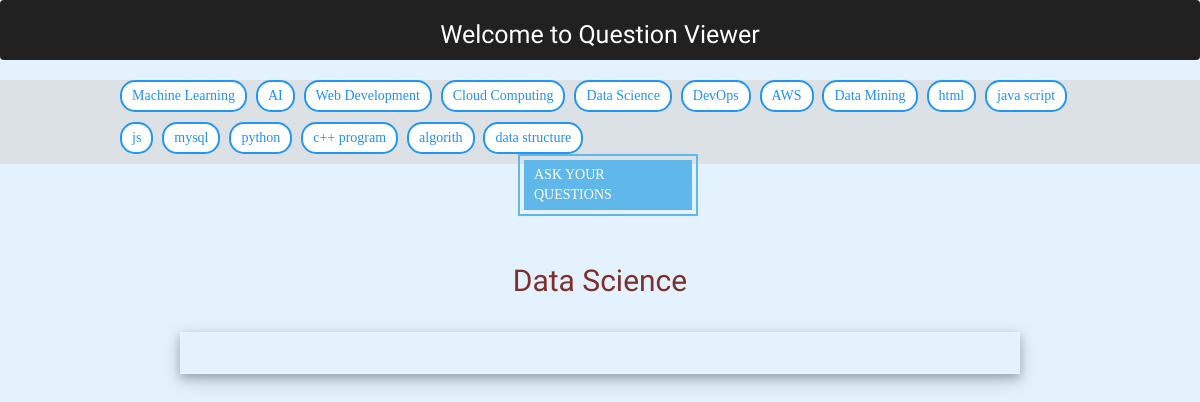
/questions/5/, run on the app's committed database.
### QuestionViewerApp/models.py (models this page shows)
class Group(models.Model):
    name = models.CharField(max_length=100)
    def __str__(self):
        return self.name

### QuestionViewerApp/views.py (the view)
# urls.py: path('<int:id>/', view_by_cat_button, name="detail"),
def view_by_cat_button(request, id, *args, **kwargs):
    grp_name = Group.objects.get(id=id)
    groups = Group.objects.all()
    questions = Question.objects.filter(group__id=id)
    context = {
        'grp_name': grp_name,
        'groups': groups,
        'questions': questions
        }
    return render(request, 'QuestionViewerApp/dashboard.html', context)

### QuestionViewerApp/templates/QuestionViewerApp/dashboard.html (shortened to what this page needs)
<!DOCTYPE html>
<html lang="en">
<head>
    <link rel="stylesheet" href="https://maxcdn.bootstrapcdn.com/bootstrap/3.3.7/css/bootstrap.min.css">
</head>
<body>
    <nav class="navbar navbar-light" style="background-color: #212121;">
        <div class="banner">
             <h1>Welcome to Question Viewer</h1>
        </div>
    </nav>
    <div id="mainbody">
        <div id="btn1">
            {% for group in groups %}
                <a href="{% url 'detail' group.id %}"><button id="btn">{{ group.name }}</button></a>
            {% endfor %}
        </div>
    </div>
    <div class="ask-qst">
        <a href="{{ groups.get_absolute_url }}">
                <a href="{% url 'query' %}">Ask Your Questions</a>
        </a>
    </div>
    <div style="text-align:center;margin-top:50px;margin-bottom:-70px;font-size:30px;font-family: 'Work Sans', sans-serif;color:#7D312F;">{{ grp_name }}</div>
    <div class="questions-list">
        <ul>
        </ul>
    </div>
</body>
</html>

### QuestionViewerApp/templates/QuestionViewerApp/dashboard.html (style rules this page uses)
body { margin:0; background-color: #e3f2fd; }
.banner h1 { font-size:25px; font-family: 'Work Sans', sans-serif; color:white; text-align: center; }
.ask-qst { position : relative; left: 12%; background:#5fb7ea; padding: .5rem 1rem; width:14%; outline: 2px solid #5fb7ea; outline-offset:4px; border: none; text-transform: uppercase; margin:100px 200px 0px 380px; }
.ask-qst a { color:white; display:inline-block; }
ul { margin-top:100px; }
#mainbody { margin:0px auto; width:100%; position:absolute; background-color:#DCE1E6 ; }
#btn1 { width:80%; margin:0px auto; display: block; }
button { border:1px solid #0084ff; border-radius:15px; color:#0084ff; background-color:#f2f6ff; padding-left:10px; padding-right:10px; padding-top:4px; padding-bottom:4px; margin-right:5px; margin-bottom:10px }
#btn { border:2px solid black; color:black; background-color:white; cursor:pointer; border-color: #2196F3; color: dodgerblue; }
a { color:#33334d; font-family: "Times New Roman", Times, serif; }
.questions-list { width:100%; height:100%; background-color:; text-align:center; }
ul { width:70%; height:90%; margin-left:0px auto; margin-bottom:450px; display:inline-block; padding:20px; border:1px solid #F2F3F4; box-shadow: 0 4px 8px 0 rgba(0, 0, 0, 0.2), 0 6px 20px 0 rgba(0, 0, 0, 0.19); }

### data on the page
Group: name "Machine Learning"
Group: name "AI"
Group: name "Web Development"
Group: name "Cloud Computing"
Group: name "Data Science"
Group: name "DevOps"
Group: name "AWS"
Group: name "Data Mining"
Group: name "html"
Group: name "java script"
Group: name "js"
Group: name "mysql"
Group: name "python"
Group: name "c++ program"
Group: name "algorith"
Group: name "data structure"
